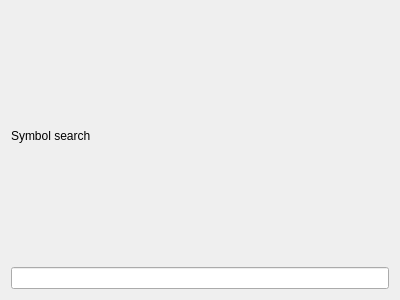
<?xml version="1.0" encoding="UTF-8"?>
<ui version="4.0">
 <class>Form</class>
 <widget class="QWidget" name="Form">
  <property name="geometry">
   <rect>
    <x>0</x>
    <y>0</y>
    <width>400</width>
    <height>300</height>
   </rect>
  </property>
  <property name="windowTitle">
   <string>Form</string>
  </property>
  <layout class="QGridLayout" name="gridLayout">
   <item row="0" column="0">
    <layout class="QVBoxLayout" name="verticalLayout">
     <item>
      <widget class="QLabel" name="search_label">
       <property name="text">
        <string>Symbol search</string>
       </property>
      </widget>
     </item>
     <item>
      <widget class="QLineEdit" name="search_field">
       <property name="inputMethodHints">
        <set>Qt::ImhUppercaseOnly</set>
       </property>
       <property name="clearButtonEnabled">
        <bool>true</bool>
       </property>
      </widget>
     </item>
    </layout>
   </item>
  </layout>
 </widget>
 <resources/>
 <connections/>
</ui>
